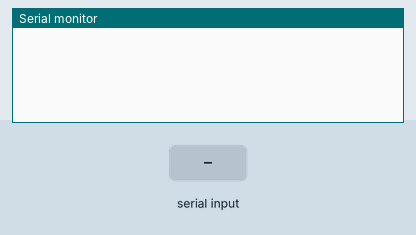
This sketch was run on a simulated ESP32. Shown: the last lines printed to the serial monitor. The inputs (shaded band) are chosen by the test bench. WiFi joins after 1.5 s; servers stay silent unless stated.

Above: at 3.0 s.
3.1 s: "90,45,200\n" received over the second serial link
At 3.7 s:
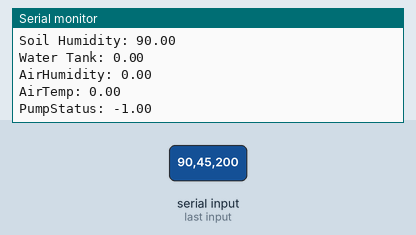
4.6 s: "30,150,10\n" received over the second serial link
At 6.0 s:
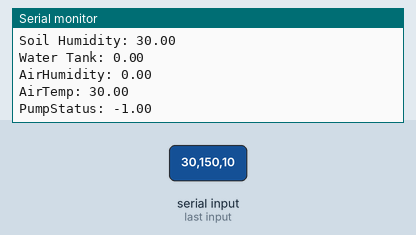

The sketch:

esp32_blynk1.2.ino
```cpp
/* This is the code for esp32 including recive data from master device(Ardunio uno)
   Five variables (Air temperature, Air humidity, Soil humidity, Water tank weight, Pump's on/off,
   also the trend for Soil humidity which generated by Blynk GUI)
*/
#define RXD2 7
#define TXD2 8

#define BLYNK_PRINT Serial

/* Fill-in your Template ID (only if using Blynk.Cloud) */
#define BLYNK_TEMPLATE_ID "XXXXXXXX"
#define BLYNK_TEMPLATE_NAME "XXXXXXXX"
#define BLYNK_AUTH_TOKEN "XXXXXXXXXXXXXXXXXXXXX"

#include <WiFi.h>
#include <WiFiClient.h>
#include <BlynkSimpleEsp32.h>

char auth[] = BLYNK_AUTH_TOKEN;

float SoilHumidity = 0.0;
float WaterTank = 0.0;
float AirHumidity = 0.0;
float AirTemp = 0.0;
float PumpStatus = -1;

// Your WiFi credentials.
// Set password to "" for open networks.
char ssid[] = "XXXXX";
char pass[] = "XXXXXXXXXXX";

BlynkTimer timer;

// This function is called every time the device is connected to the Blynk.Cloud
BLYNK_CONNECTED()
{
  // Change Web Link Button message to "Congratulations!"
  Blynk.setProperty(V3, "offImageUrl", "https://static-image.nyc3.cdn.digitaloceanspaces.com/general/fte/congratulations.png");
  Blynk.setProperty(V3, "onImageUrl",  "https://static-image.nyc3.cdn.digitaloceanspaces.com/general/fte/congratulations_pressed.png");
  Blynk.setProperty(V3, "url", "https://docs.blynk.io/en/getting-started/what-do-i-need-to-blynk/how-quickstart-device-was-made");
}

void setup()
{
  // Debug console
  Serial.begin(115200);
  Serial2.begin(9600, SERIAL_8N1, RXD2, TXD2);
  Blynk.begin(auth, ssid, pass);
  timer.setInterval(100L, sendSensor);
}

void sendSensor()
{
    Blynk.virtualWrite(V0, AirTemp);
    Blynk.virtualWrite(V1, AirHumidity);
    Blynk.virtualWrite(V2, SoilHumidity);
    Blynk.virtualWrite(V3, WaterTank);
    Blynk.virtualWrite(V4, PumpStatus);
}

void Read(){
  if (Serial2.available()) {
    // Read the incoming data as a string
    String data = Serial2.readStringUntil('\n');

    // Split the data at the comma
    int firstCommaIndex = data.indexOf(','); //find the index of the firs occurence of a comma in the string
    // Find the second comma index starting from the position after the first comma
    int secondCommaIndex = data.indexOf(',', firstCommaIndex + 1);
    // Find the third comma index starting from the position after the second comma
    int thirdCommaIndex = data.indexOf(',', secondCommaIndex + 1);
    // Find the fourth comma index starting from the position after the third comma
    int fourthCommaIndex = data.indexOf(',', thirdCommaIndex + 1);

    String soilHumidityStr = data.substring(0, firstCommaIndex);
    String waterTankStr = data.substring(firstCommaIndex + 1, secondCommaIndex);
    String AirHumidityStr = data.substring(secondCommaIndex + 1, thirdCommaIndex);
    String AirTempStr = data.substring(thirdCommaIndex + 1, fourthCommaIndex);
    String PumpStatusStr = data.substring(fourthCommaIndex + 1);


    // Convert the split strings to float
    float newSoilHumidity = soilHumidityStr.toInt();
    float newWaterTank = waterTankStr.toFloat();
    float newAirHumidity = AirHumidityStr.toFloat();
    float newAirTemp = AirTempStr.toFloat();
    float newPumpStatus = PumpStatusStr.toFloat();

    if (newSoilHumidity != 0.0 && newSoilHumidity >= 20 && newSoilHumidity <= 100) {
      SoilHumidity = newSoilHumidity;
    }

    if (newWaterTank != 0.0 && newWaterTank <= 5.0 && newWaterTank > 0.0) {
      WaterTank = newWaterTank;
    }

    if (newAirHumidity != 0.0 && newAirHumidity >= 23 && newAirHumidity <= 80) {
      AirHumidity = newAirHumidity;
    }

    if (newAirTemp != 0.0 && newAirTemp > 10.0 && newAirTemp < 40.0) {
      AirTemp = newAirTemp;
    }

    if (newPumpStatus == -1 || newPumpStatus == 1) {
      PumpStatus = newPumpStatus;
    }

    // Print the values
    Serial.print("Soil Humidity: ");
    Serial.println(SoilHumidity);
    Serial.print("Water Tank: ");
    Serial.println(WaterTank);
    Serial.print("AirHumidity: ");
    Serial.println(AirHumidity);
    Serial.print("AirTemp: ");
    Serial.println(AirTemp);
    Serial.print("PumpStatus: ");
    Serial.println(PumpStatus);
  }
}

void loop()
{
  Read();
  Blynk.run();
  timer.run();
}
```

Measured:
- after the input at 3.1 s, the serial monitor: prints a new line at once (image 1)
- after the input at 4.6 s, the serial monitor: prints a new line at once (image 2)
